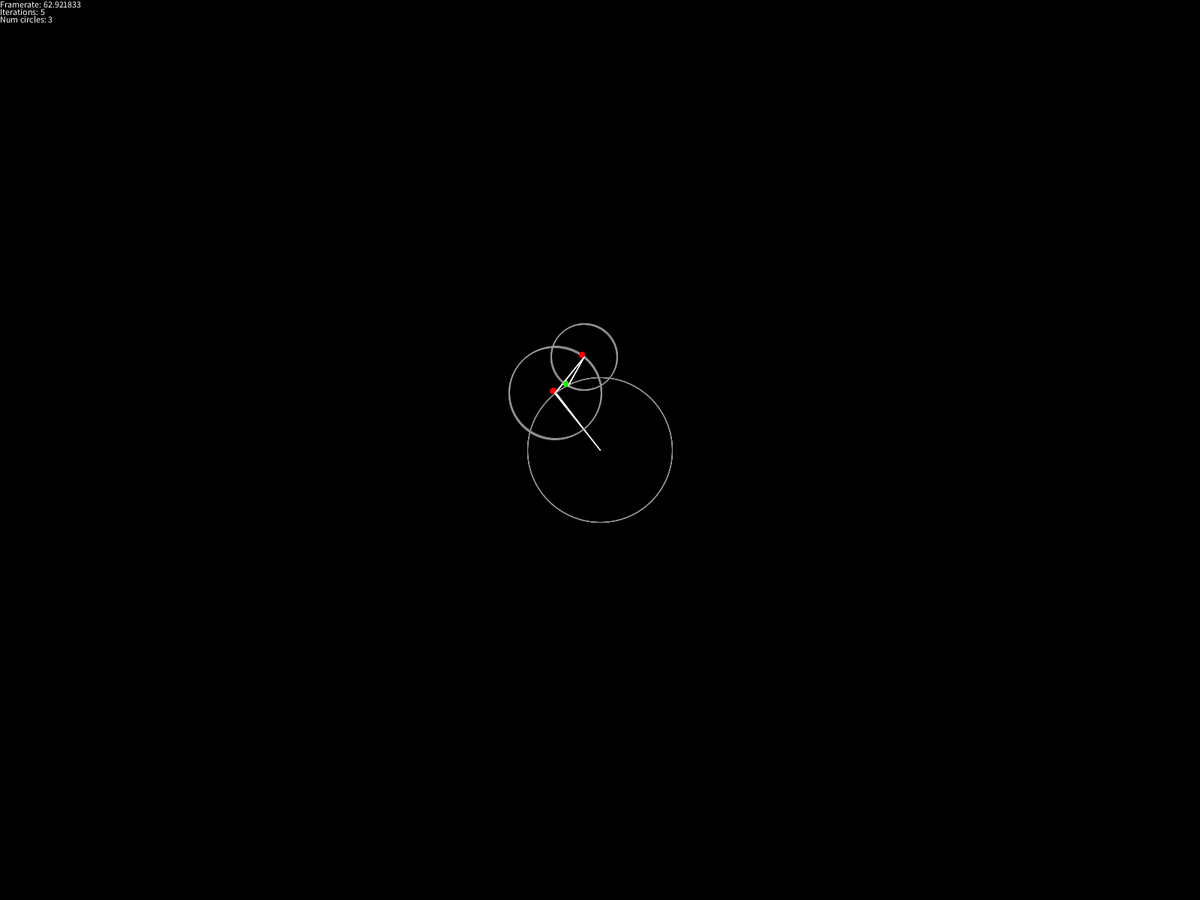
Frame 1 (no input)
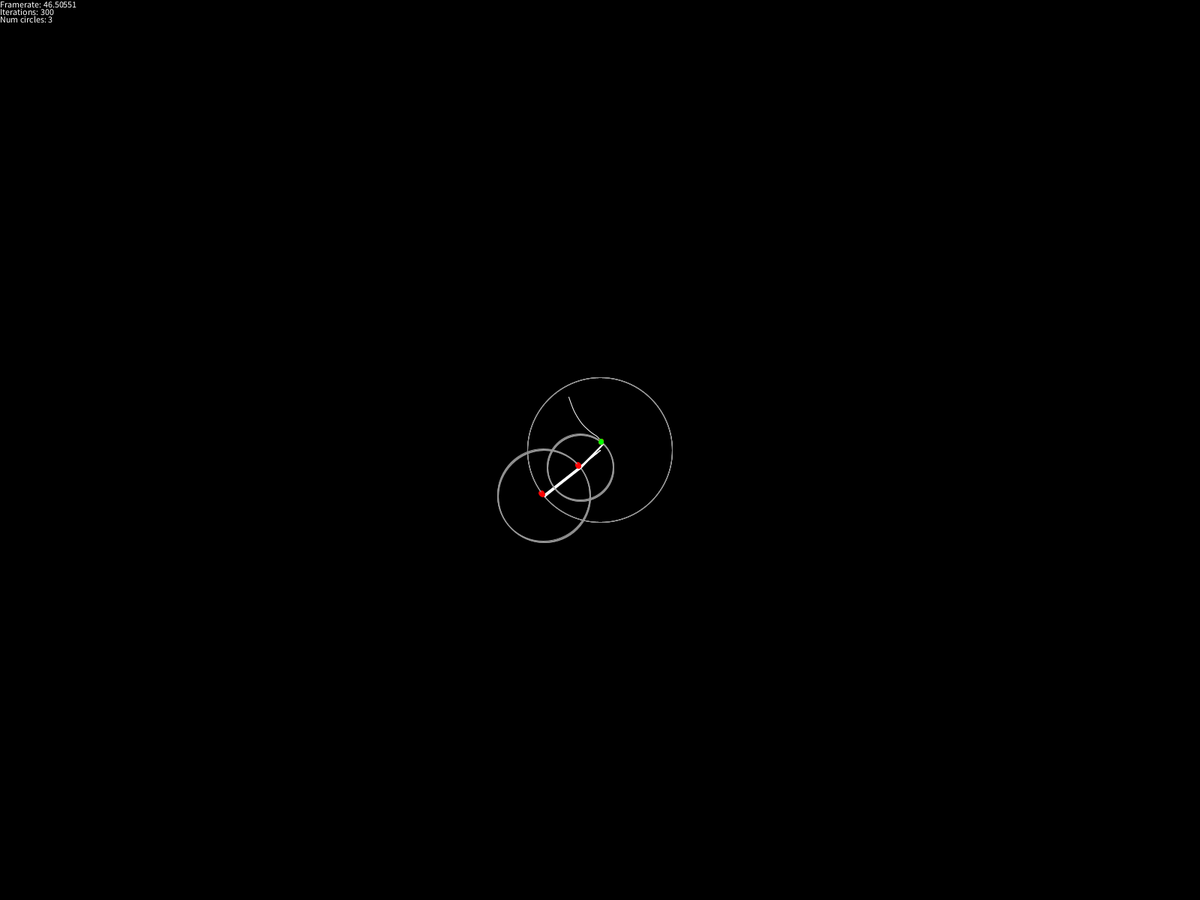
Frame 60 (the mouse pressed at the canvas centre just before this capture)
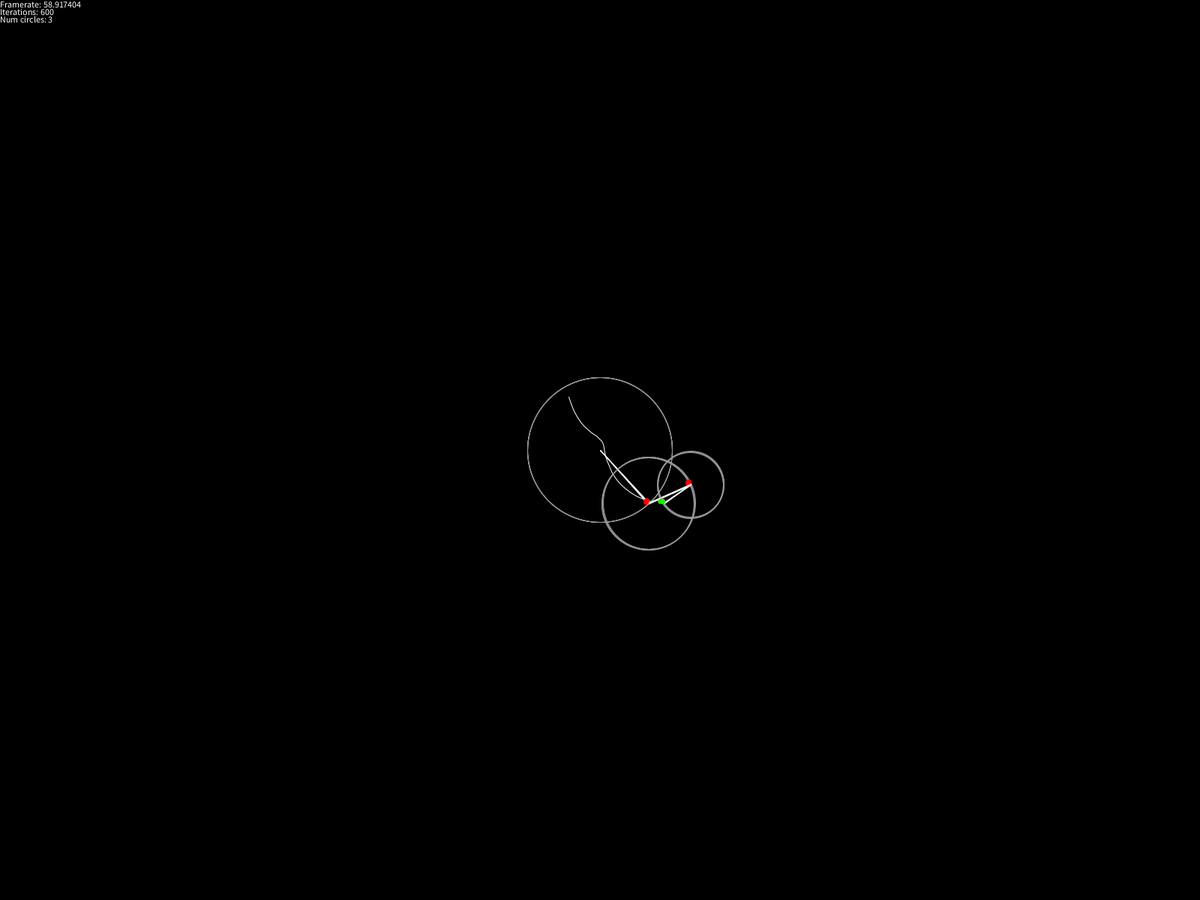
Frame 120 (the mouse held since frame 60 and released just before this capture)

The Processing sketch that drew these frames (run headless with seeded random() and noise(); from frame 60 on, the mouse is pressed at the canvas centre):

// Processing sketch: Circles1
// ── Circles1.pde
class Circle {
  float rad;
  float amp1, amp2;
  float off1=0, off2=0;
  Circle() {
    off1=random(TWO_PI);
    off2=random(TWO_PI);
  }
  //PVector getPoint(float t, PVector center) {
  //return new PVector(rad*cos(amp*t+off1)+center.x, rad*sin(amp*t+off2)+center.y);
  //}
}

int numCircles=3;
float radMi=30, radMa=100;
float ampRange=0.01;
float ampScale=1;

float rand() {
  return ((int)random(100))/100.0;
}
float rand(float a, float b) {
  return a+rand()*(b-a);
}
boolean drawDebug=true;
boolean drawScaffolding=true;
Circle[]circles;
void setup() {
  //size(750, 750);
  //size(1000,1000);
  fullScreen();
  smooth();
  doSetup();
  background(0);
}
void doSetup() {
  circles=new Circle[numCircles];
  for (int i=0; i<circles.length; i++) {
    circles[i]=new Circle();
    //circles[i].rad=(numCircles-i)*10+10;
    //circles[i].amp1=(numCircles-i)*0.001+0.001;
    //circles[i].off1=0;
    circles[i].rad=rand(radMi, radMa);
    circles[i].amp1=rand(-ampRange, ampRange)*ampScale;
  }
  iters=0;
  points=new ArrayList<PVector>();
}
int iters;
ArrayList<PVector>points;
void draw() {
  background(0);
  noFill();
  stroke(255);
  noCursor();
  beginShape();
  //vertex(width/2,height/2);
  //for(PVector p:points){
  //  fill(255);
  //  stroke(255);
  //  //ellipse(p.x-1,p.y-1,2,2);
  //  curveVertex(p.x,p.y);
  //  //bezierVertex(p.x,p.y,0,0,0,0);
  //}
  for (int i=0; i<points.size(); i++) {
    PVector p=points.get(i);
    PVector last;
    if (i>=1)last=points.get(i-1);
    else last=p;
    PVector next;
    if (i>=points.size()-1)next=p;
    else next=points.get(i+1);
    PVector nnext;
    if (i>=points.size()-2)nnext=next;
    else nnext=points.get(i+2);
    curve(last.x, last.y, p.x, p.y, next.x, next.y, nnext.x, nnext.y);
  }
  endShape();
  for (int x=0; x<5; x++) {
    iters++;
    //if(iters%5!=0)continue;
    PVector v=new PVector(width/2, height/2);
    //v.x+=cos(0.1*iters)*100;
    //v.y+=sin(0.1*iters)*100;
    //v.x+=cos(0.01*iters)*25;
    //v.y+=sin(0.01*iters)*25;
    //v.x+=cos(0.05*iters)*10;
    //v.y+=sin(0.05*iters)*10;
    //v.x+=cos(0.005*iters)*5;
    //v.y+=sin(0.005*iters)*5;
    //beginShape();
    PVector lastV=v.copy();
    for (Circle c : circles) {
      noFill();
      stroke(150);
      if (drawScaffolding)ellipse(v.x, v.y, c.rad*2, c.rad*2);
      lastV=v.copy();
      v.x=c.rad*cos(iters*c.amp1+c.off1)+v.x;
      v.y=c.rad*sin(iters*c.amp1+c.off1)+v.y;
      stroke(255);
      if (drawScaffolding)line(v.x, v.y, lastV.x, lastV.y);
      fill(255, 0, 0);
      stroke(255, 0, 0);
      if (drawScaffolding) ellipse(v.x-3, v.y-3, 6, 6);
      //v.x=c.rad*cos(iters*c.amp1+c.off1)+v.x;
      //v.y=c.rad*sin(iters*c.amp2+c.off2)+v.y;
    }
    //endShape();
    if (iters%30==0)points.add(v);
    fill(0, 255, 0);
    stroke(0, 255, 0);
    if (drawScaffolding)ellipse(v.x-3, v.y-3, 6, 6);
  }
  if (drawDebug) {
    fill(255);
    stroke(255);
    textAlign(LEFT);
    text("Framerate: "+frameRate, 0, 10);
    text("Iterations: "+iters, 0, 20);
    text("Num circles: "+numCircles,0,30);
  }
}
void keyPressed() {
  if (key=='s') {
    drawScaffolding=!drawScaffolding;
  }
  if (key=='d') {
    drawDebug=!drawDebug;
  }
  if (key==' ') {
    doSetup();
  }
  if(key=='h'){
    noCursor();
  }
}
